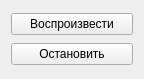
<?xml version="1.0" encoding="UTF-8"?>
<ui version="4.0">
 <class>Form</class>
 <widget class="QWidget" name="Form">
  <property name="geometry">
   <rect>
    <x>0</x>
    <y>0</y>
    <width>144</width>
    <height>79</height>
   </rect>
  </property>
  <property name="windowTitle">
   <string>Track-</string>
  </property>
  <layout class="QVBoxLayout" name="verticalLayout">
   <item>
    <widget class="QPushButton" name="pushButton">
     <property name="text">
      <string>Воспроизвести</string>
     </property>
    </widget>
   </item>
   <item>
    <widget class="QPushButton" name="pushButton_2">
     <property name="text">
      <string>Остановить</string>
     </property>
    </widget>
   </item>
  </layout>
 </widget>
 <resources/>
 <connections/>
</ui>
